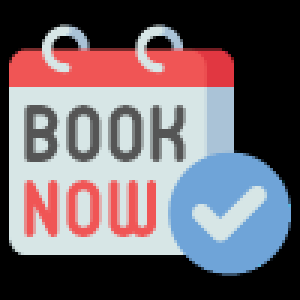
#> input picture img/book.png, 100 x 100 px (shown 3 times larger)
$ python mainpofile.py
#> lines starting #> are read from the running program, lines starting #| are printed output that depends on the picture
from imports import *
from profile import profile
from booking import booking
from reservation import reservationinfo
from ticket import tickets

def go_to_login():
    call(["python", "startApp.py"])
def to_booking(username):
    booking(username)
    # call(["python", "startApp.py"])
def to_ticket(username):
    tickets(username)
    # call(["python", "startApp.py"])
def  to_profile(username):
    profile(username)
    # call(["python", "startApp.py"])
def reservation_info(username):
    reservationinfo(username)
    # call(["python", "startApp.py"])

newimg = cv2.imread('img/book.png')
#> newimg is the input picture: shape (100, 100, 3); mean B, G, R 107.5, 101.1, 110.9
newimg = cv2.resize(newimg, (100, 100))
cv2.imwrite("img/book.png", newimg)
newimg = cv2.imread('img/ticket.png')
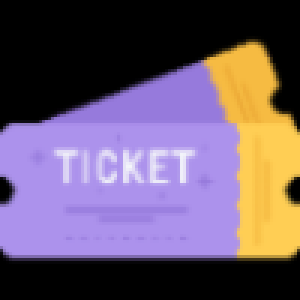
#> input picture img/ticket.png, 100 x 100 px (shown 3 times larger)
#> newimg is the input picture: shape (100, 100, 3); mean B, G, R 108.5, 88.3, 106.3
newimg = cv2.resize(newimg, (100, 100))
cv2.imwrite("img/ticket.png", newimg)
newimg = cv2.imread('img/prof.png')
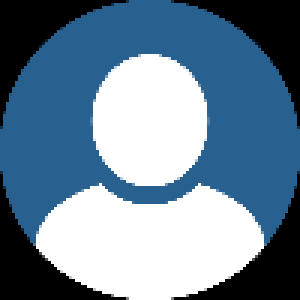
#> input picture img/prof.png, 100 x 100 px (shown 3 times larger)
#> newimg is the input picture: shape (100, 100, 3); mean B, G, R 152.2, 131.1, 106.4
newimg = cv2.resize(newimg, (100, 100))
cv2.imwrite("img/prof.png", newimg)

newimg = cv2.imread('img/info.png')
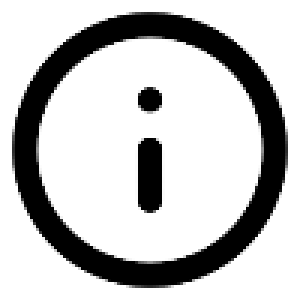
#> input picture img/info.png, 100 x 100 px (shown 3 times larger)
#> newimg is the input picture: shape (100, 100, 3); min 0, max 255, mean 193.4
newimg = cv2.resize(newimg, (100, 100))
cv2.imwrite("img/info.png", newimg)


# [67 lines left out: function getinmain, not called in this run]
# if __name__ == '__main__':
#     pass
#     #getinmain(startApp.username)
